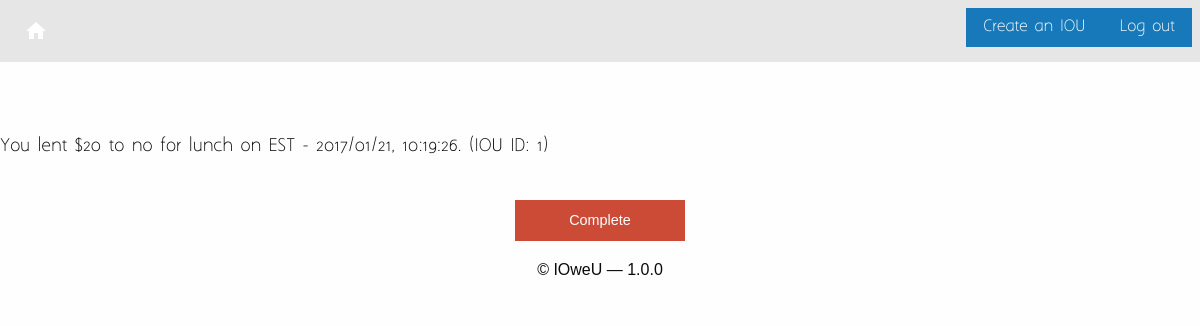
Screenshot of /complete/1 with the database file from the repository.
### tables this page shows
CREATE TABLE ious(note TEXT, amount INTEGER, dateCreated TEXT, dateModified TEXT, usernameLender TEXT, usernameBorrower TEXT, borrowOrLend TEXT, accountOrName TEXT, completed INTEGER, iouID INTEGER);

### app.py (the view)
@app.route("/complete/<int:iouId>")
def complete(iouId = None):
	iouInfo = iou.getIOU(iouId)
	return render_template("complete.html",info=iouInfo)

### utils/iou.py (called while the page is built)
def getIOU(iouID):
	f = "data/database.db"
	db = sqlite3.connect(f)
	c = db.cursor()
	c.execute("SELECT * FROM ious WHERE iouID='%s'" %(iouID))
	res = c.fetchall()
	ret = {}
	for line in res:
		ret["note"] = line[0]
		ret["amount"] = line[1]
		ret["dateCreated"] = line[2]
		ret["dateModified"] = line[3]
		ret["usernameLender"] = line[4]
		ret["usernameBorrower"] = line[5]
		ret["borrowOrLend"] = line[6]
		ret["accountOrName"] = line[7]
		ret["completed"] = line[8]
		ret["iouID"] = line[9]
	return ret

### templates/complete.html
{% extends "base.html" %}
{% block topbar_right %}
<div class="top-bar-right">
  <ul class="menu">
  	<li><a class="button" href="/new">Create an IOU</a></li>
    <li><a class="button" href="/logout">Log out</a></li>
  </ul>
</div>
{% endblock %}
{% block body %}
<br><br><br>
<div class="row">
	{% if info["borrowOrLend"] == "lend" %}
		<p>You lent ${{info["amount"]}} to {{info["usernameBorrower"]}} for {{info["note"]}} on {{info["dateCreated"]}}. (IOU ID: {{info["iouID"]}})</p>
	{% else %}
		<p>You borrowed ${{info["amount"]}} from {{info["usernameLender"]}} for {{info["note"]}} on {{info["dateCreated"]}}. (IOU ID: {{info["iouID"]}})</p>
	{% endif %}
</div>
<br>
<form method="POST" action="/modcom/{{info['iouID']}}">
  	<div class="row">
		<div class="small-2 columns small-push-5">
			<button class="button alert expanded" name="complete" type="submit">Complete</button>
		</div>
	</div>
</form>
{% endblock %}

### static/css/app.css (style rules this page uses)
body { font-family: "argh"; }

### rows the page displays
ious: amount "20", usernameBorrower "no", note "lunch", dateCreated "EST - 2017/01/21, 10:19:26", iouID "1"
